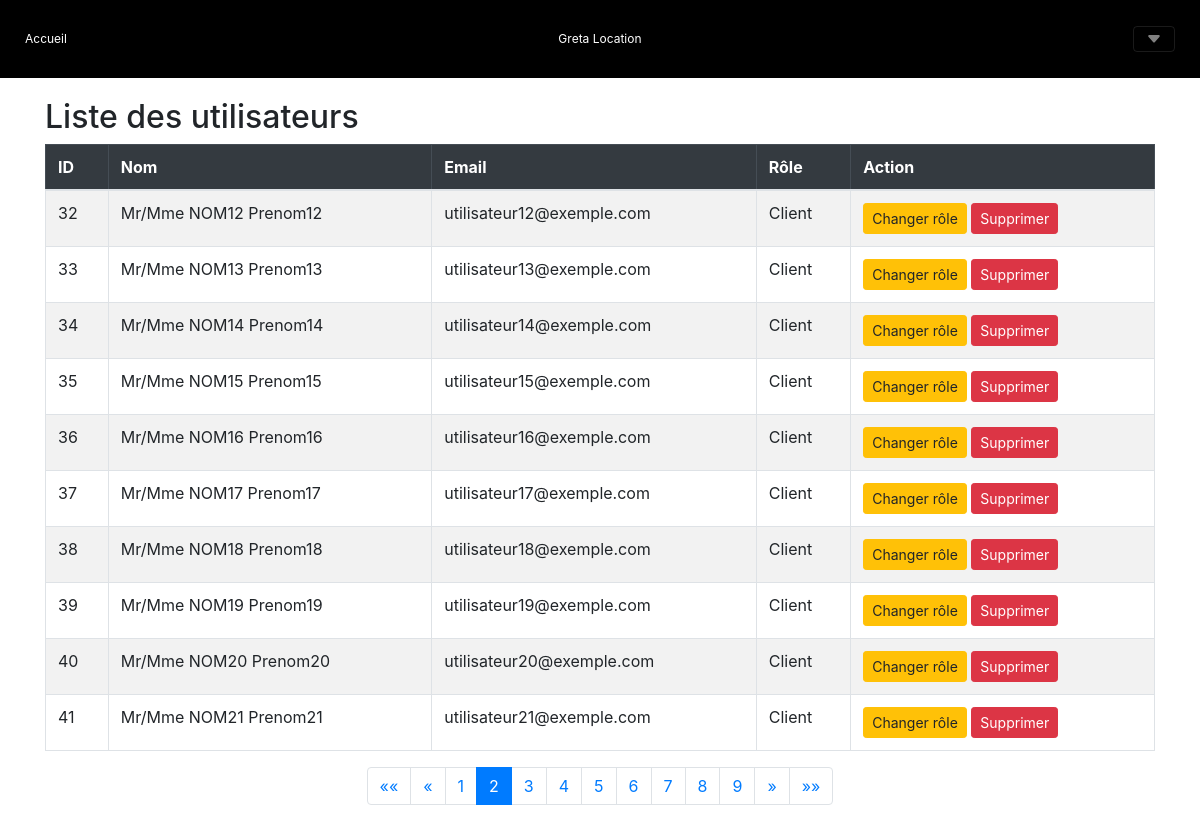
The page /?action=allUtilisateurs&page=2 (signed in) on the database its author committed.
### tables this page shows
CREATE TABLE `utilisateur` (
  `id` int(11) NOT NULL,
  `nom` varchar(50) DEFAULT NULL,
  `prenom` varchar(50) DEFAULT NULL,
  `email` varchar(50) DEFAULT NULL,
  `password` varchar(255) DEFAULT NULL,
  `role` int(11) NOT NULL DEFAULT 3
);

CREATE TABLE `role` (
  `id` int(11) NOT NULL,
  `libelle` varchar(50) DEFAULT NULL
);

### Controlleur/ctrlAdminUtilisateur.php (called while the page is built, shortened)
<?php
include_once("Model/ModelConnDAO.php");
$page = isset($_GET['page']) && is_numeric($_GET['page']) ? (int)$_GET['page'] : 1;
$perPage = 10;
$start = ($page - 1) * $perPage;
$users = ModelConnDAO::getUsers($start, $perPage);
$totalUsers = ModelConnDAO::getTotalUsers();
$totalPages = ceil($totalUsers / $perPage);
$currentPage = isset($_GET['page']) ? (int)$_GET['page'] : 1;
include_once("vue/vueEntete.php");
include_once("vue/privilege/vueAllUsers.php");
include_once("vue/vuePied.php");
?>

### index.php (called while the page is built, shortened)
<?php
    $racine = dirname(__FILE__);
    $action = filter_input(INPUT_GET, 'action', FILTER_SANITIZE_STRING);
    $controleur = Routeur::getControleur($action);
    include "$racine/Controlleur/$controleur";
    ?>

### Data/connexionDB.php (called while the page is built, shortened)
<?php
   class ConnexionDB{
        private static $connexion;
        public static function getInstance(){
            if(!self::$connexion){
                try {
                    $serveur = 'mysql:host=localhost;';
                    $bdd = 'dbname=gretagenis';
                    $user = 'root' ;
                    $mdp = '' ;
                    self::$connexion = new PDO($serveur.$bdd, $user, $mdp);
                    self::$connexion->query("SET CHARACTER SET utf8");
                } catch (PDOException $e) {
                        echo " Error connexion: " . $serveur . " " . $bdd . " " . $user . " " . $mdp . " " . $e->getMessage() ;
                        throw new Exception("Erreur à  la connexion \n" . $e->getMessage());
                }
            }
            return self::$connexion;
        }
     }
?>

### Model/ModelConnDAO.php (called while the page is built, shortened)
<?php
include_once("./Data/ConnexionDB.php");
class ModelConnDAO{
    public static function getClientNom($id){
        try{
            $req = ConnexionDB::getInstance()->prepare("SELECT nom, prenom FROM utilisateur WHERE id = ?");
            $req ->execute(array($id));
            $row = $req->fetch();
            return "Mr/Mme ".strtoupper($row['nom'])." ".$row['prenom'];
        }catch(PDOException $ex){
            print "Erreur : ". $ex->getMessage();
            die();
        }
    }
    public static function getUsers($start, $perPage) {
        $sql = "SELECT id,email,role FROM utilisateur LIMIT :start, :perPage";
        $stmt = ConnexionDB::getInstance()->prepare($sql);
        $stmt->bindParam(':start', $start, PDO::PARAM_INT);
        $stmt->bindParam(':perPage', $perPage, PDO::PARAM_INT);
        $stmt->execute();
        return $stmt->fetchAll(PDO::FETCH_ASSOC);
    }
    public static function getTotalUsers() {
        $sql = "SELECT COUNT(*) FROM utilisateur";
        $stmt = ConnexionDB::getInstance()->prepare($sql);
        $stmt->execute();
        return $stmt->fetchColumn();
    }
    public static function getRoleNom($id){
        $sql = ConnexionDB::getInstance()->prepare("SELECT libelle FROM role where id = ?");
        $sql -> execute(array($id));
        while($row = $sql->fetch()){
            return $row['libelle'];
        }
    }
}
?>

### Vue/privilege/vueAllUsers.php (the view, shortened to what this page needs)
<div style="margin-top: 20px;" class="table-responsive container table-container">
    <h2>Liste des utilisateurs</h2>
    <table class="table table-bordered table-striped">
        <thead class="table-dark">
            <tr>
                <th scope="col">ID</th>
                <th scope="col">Nom</th>
                <th scope="col">Email</th>
                <th scope="col">Rôle</th>
                <th scope="col">Action</th>
            </tr>
        </thead>
        <tbody>
<?php foreach($users as $user):?>
            <tr>
                <td><?=$user['id']?></td>
                <td><?=ModelConnDAO::getClientNom($user['id'])?></td>
                <td><?=$user['email']?></td>
                <td><?=ModelConnDAO::getRoleNom($user['role'])?></td>
                <td>
                <button class="btn btn-warning btn-sm" data-bs-toggle="modal" data-bs-target="#changeRoleModal"
                            data-id="<?=$user['id']?>"
                            data-client="<?=ModelConnDAO::getClientNom($user['id'])?>"
                            data-email="<?=$user['email']?>"
                            data-role="<?=$user['role']?>">
                        Changer rôle
                    </button>
                    <a href="?action=allUtilisateurs&id=<?=$user['id']?>&email=<?=$user['email']?>" class="btn btn-danger btn-sm" onclick="return confirm('Êtes-vous sûr de vouloir supprimer cet utilisateur ?');">Supprimer</a>
                </td>
            </tr>
            <?php endforeach;?>
        </tbody>
    </table>
    <nav aria-label="Page navigation example">
        <ul class="pagination justify-content-center">
            <li class="page-item">
                <a class="page-link" href="?action=allUtilisateurs&page=1" aria-label="Première">
                    <span aria-hidden="true">&laquo;&laquo;</span>
                </a>
            </li>
            <li class="page-item">
                <a class="page-link" href="?action=allUtilisateurs&page=<?= ($currentPage == 1) ? 1 : $currentPage-1 ?>" aria-label="Précédente">
                    <span aria-hidden="true">&laquo;</span>
                </a>
            </li>
<?php for($i = 1; $i <= $totalPages; $i++):?>
            <li class="page-item <?= ($i == $currentPage) ? 'active' : '' ?>">
                <a class="page-link" href="?action=allUtilisateurs&page=<?=$i?>"><?=$i?></a>
            </li>
            <?php endfor;?>
            <li class="page-item">
                <a class="page-link" href="?action=allUtilisateurs&page=<?= ($currentPage == $totalPages) ? $totalPages : $currentPage+1 ?>" aria-label="Suivante">
                    <span aria-hidden="true">&raquo;</span>
                </a>
            </li>
            <li class="page-item">
                <a class="page-link" href="?action=allUtilisateurs&page=<?=$totalPages?>" aria-label="Dernière">
                    <span aria-hidden="true">&raquo;&raquo;</span>
                </a>
            </li>
        </ul>
    </nav>
</div>

### rows shown on the page
utilisateur: id "32", ModelConnDAO::getClientNom($user['id']) "Mr/Mme NOM12 Prenom12", email "utilisateur12@exemple.com", role.libelle "Client"
utilisateur: id "33", ModelConnDAO::getClientNom($user['id']) "Mr/Mme NOM13 Prenom13", email "utilisateur13@exemple.com", role.libelle "Client"
utilisateur: id "34", ModelConnDAO::getClientNom($user['id']) "Mr/Mme NOM14 Prenom14", email "utilisateur14@exemple.com", role.libelle "Client"
utilisateur: id "35", ModelConnDAO::getClientNom($user['id']) "Mr/Mme NOM15 Prenom15", email "utilisateur15@exemple.com", role.libelle "Client"
utilisateur: id "36", ModelConnDAO::getClientNom($user['id']) "Mr/Mme NOM16 Prenom16", email "utilisateur16@exemple.com", role.libelle "Client"
utilisateur: id "37", ModelConnDAO::getClientNom($user['id']) "Mr/Mme NOM17 Prenom17", email "utilisateur17@exemple.com", role.libelle "Client"
utilisateur: id "38", ModelConnDAO::getClientNom($user['id']) "Mr/Mme NOM18 Prenom18", email "utilisateur18@exemple.com", role.libelle "Client"
utilisateur: id "39", ModelConnDAO::getClientNom($user['id']) "Mr/Mme NOM19 Prenom19", email "utilisateur19@exemple.com", role.libelle "Client"
utilisateur: id "40", ModelConnDAO::getClientNom($user['id']) "Mr/Mme NOM20 Prenom20", email "utilisateur20@exemple.com", role.libelle "Client"
utilisateur: id "41", ModelConnDAO::getClientNom($user['id']) "Mr/Mme NOM21 Prenom21", email "utilisateur21@exemple.com", role.libelle "Client"
